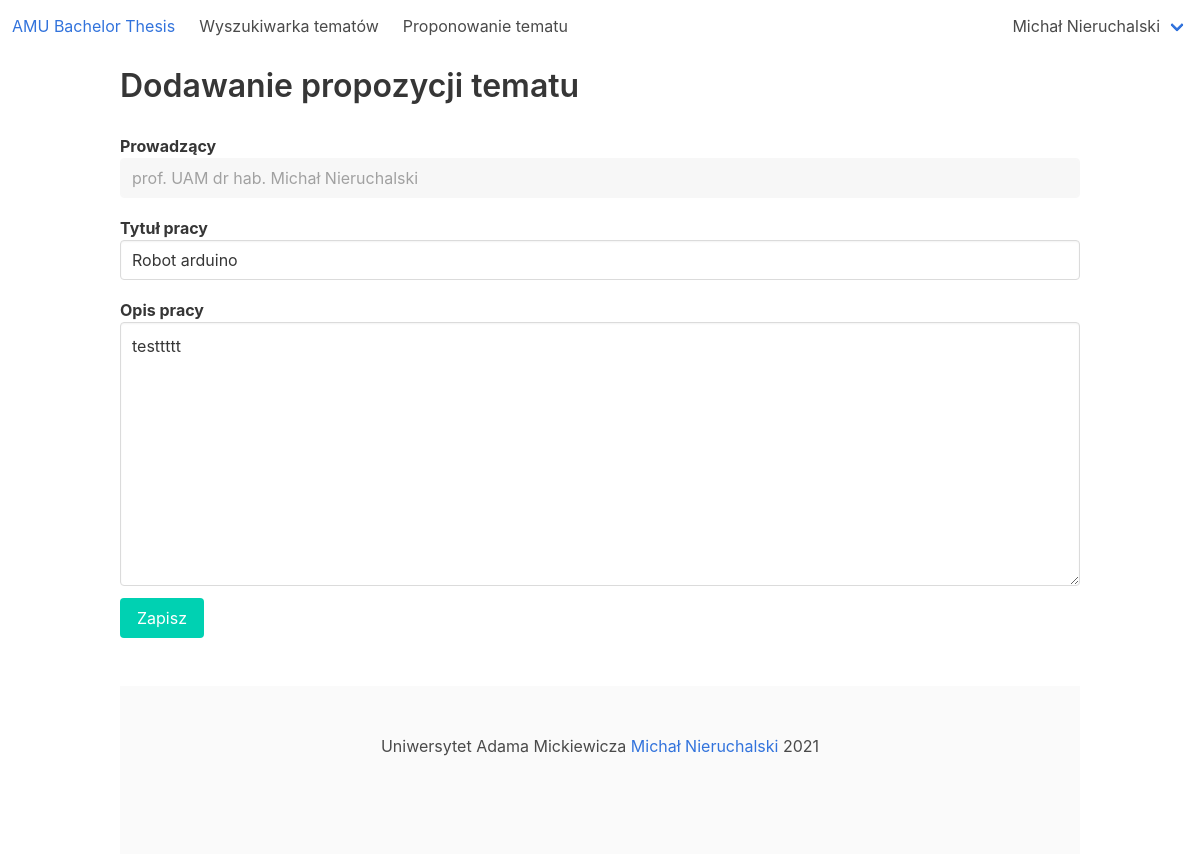
Page /amu_bachelor_thesis/thesis_proposition/1/edit (signed in) on the committed database.
### amu_bachelor_thesis_app/models.py (models this page shows, shortened)
class User(AbstractBaseUser, PermissionsMixin):
    USERNAME_FIELD = 'email'
    LECTURER = 1
    STUDENT = 2
    SUPERUSER = 3
    ROLE_CHOICES = (
        (LECTURER, 'Lecturer'),
        (STUDENT, 'Student'),
        (SUPERUSER, 'Superuser')
    )
    objects = CustomUserManager()
    role = models.PositiveSmallIntegerField(choices=ROLE_CHOICES, blank=False, null=False)
    email = models.EmailField('email address', blank=False, null=False, unique=True)
    def __str__(self):
        if self.role == User.STUDENT:
            return str(self.student)
        if self.role == User.LECTURER:
            return str(self.lecturer)
        return self.email
    def is_student(self):
        return self.role == User.STUDENT
    def is_lecturer(self):
        return self.role == User.LECTURER
    @property
    def is_superuser(self):
        return self.role == self.SUPERUSER

class Student(models.Model):
    first_name = models.CharField(max_length=180, blank=False, null=False)
    last_name = models.CharField(max_length=180, blank=False, null=False)
    album_number = models.CharField(max_length=6, blank=False, null=False)
    user = models.OneToOneField(User, on_delete=models.CASCADE, primary_key=True)
    def __str__(self):
        return self.first_name + ' ' + self.last_name

class ThesisProposition(models.Model):
    title = models.CharField(max_length=255, blank=False, null=False)
    description = models.CharField(max_length=4000, blank=True, null=True)
    created_at = models.DateTimeField(null=False)
    edited_at = models.DateTimeField(null=True)
    lecturer = models.ForeignKey(Lecturer, on_delete=models.CASCADE, null=False)
    student = models.ForeignKey(Student, on_delete=models.CASCADE, null=False)
    is_active = models.BooleanField(null=False)

class Lecturer(models.Model):
    first_name = models.CharField(max_length=180, blank=False, null=False)
    last_name = models.CharField(max_length=180, blank=False, null=False)
    degree = models.CharField(max_length=180, blank=True, null=True)
    interests = models.CharField(max_length=2000, blank=True, null=True)
    description = models.CharField(max_length=4000, blank=True, null=True)
    user = models.OneToOneField(User, on_delete=models.CASCADE, primary_key=True)
    @property
    def name_with_degree(self):
        return self.degree + ' ' + self.first_name + ' ' + self.last_name

### amu_bachelor_thesis_app/views/thesis_propositions_views.py (the view, shortened to what this page needs)
# urls.py: path('thesis_proposition/<int:thesis_proposition_id>/edit', thesis_propositions_views.edit_thesis_proposition, name='edit_thesis_proposition'),
@login_required
@user_passes_test(lambda user: user.is_student())
def edit_thesis_proposition(request, thesis_proposition_id):
    thesis_proposition = get_object_or_404(ThesisProposition, pk=thesis_proposition_id)
    if thesis_proposition.student != request.user.student:
        return HttpResponse('Permission denied', 403)
    if request.method == 'GET':
        lecturers = Lecturer.objects.all()
        return render(request,
                      'amu_bachelor_thesis_app/thesis_proposition/edit_thesis_proposition.html',
                      {'lecturers': lecturers, 'thesis_proposition': thesis_proposition})
    else:
        return HttpResponse('Method not allowed', status=405)

### amu_bachelor_thesis_app/templatetags/helpers.py (called while the page is built)
@register.simple_tag
def get_number_of_notifications(user):
    return user.notification_set.count()

@register.simple_tag
def has_notifications(user):
    return user.notification_set.filter(is_seen=False).count() == 0

### amu_bachelor_thesis_app/templates/amu_bachelor_thesis_app/thesis_proposition/edit_thesis_proposition.html (shortened to what this page needs)
{% extends 'amu_bachelor_thesis_app/base.html' %}
{% load lecturer %}
{% block content %}
    <h2 class="title">Dodawanie propozycji tematu</h2>
    <form method="post">
        <div class="field is-vertical">
            <div class="field-label is-normal has-text-left">
                <label class="label" for="thesis_proposition_lecturer_id">Prowadzący</label>
            </div>
            <div class="field-body">
                <div class="field">
                    <p class="control">
                        <select class="input" name="thesis_proposition_lecturer_id" id="thesis_title" disabled>
                            {% for lecturer in lecturers %}
                                <option {% if lecturer.user_id == thesis_proposition.lecturer_id %}selected{% endif %}
                                        value="{{ lecturer.user_id }}">{{ lecturer.name_with_degree }}</option>
                            {% endfor %}
                        </select>
                    </p>
                </div>
            </div>
        </div>
        <div class="field is-vertical">
            <div class="field-label is-normal has-text-left">
                <label class="label" for="thesis_proposition_title">Tytuł pracy</label>
            </div>
            <div class="field-body">
                <div class="field">
                    <p class="control">
                        <input type="text" class="input" name="thesis_proposition_title" id="thesis_proposition_title" required value="{{ thesis_proposition.title }}"/>
                    </p>
                </div>
            </div>
        </div>
        <div class="field is-vertical">
            <div class="field-label is-normal has-text-left">
                <label class="label" for="thesis_proposition_description">Opis pracy</label>
            </div>
            <div class="field-body">
                <div class="field">
                    <p class="control">
                        <textarea class="textarea" name="thesis_proposition_description" id="thesis_proposition_description" rows="10">{% if thesis_proposition.description %}{{ thesis_proposition.description }}{% endif %}</textarea>
                    </p>
                </div>
            </div>
        </div>
        <button class="button is-primary" type="submit">
            Zapisz
        </button>
    </form>
{% endblock %}

### amu_bachelor_thesis_app/templates/amu_bachelor_thesis_app/shell/navbar.html (shortened to what this page needs)
{% load lecturer %}
{% load helpers %}
<nav class="navbar" role="navigation">
    <div class="navbar-brand">
        <a class="navbar-item" href="{% url 'amu_bachelor_thesis:home' %}">
            <h1>AMU Bachelor Thesis</h1>
        </a>
    </div>
    <div id="navbarBasicExample" class="navbar-menu">
        <div class="navbar-start">
            {% if user.is_authenticated %}
                <a class="navbar-item" href="{% url 'amu_bachelor_thesis:search_engine' %}">Wyszukiwarka tematów</a>
            {% endif %}
            {% if user.is_student %}
                <a class="navbar-item" href="{% url 'amu_bachelor_thesis:manage_thesis_propositions' %}">Proponowanie tematu</a>
            {% endif %}
        </div>
    </div>
    <div class="navbar-end">
        <div class="navbar-end">
            {% if user.is_authenticated %}
                <div class="navbar-item has-dropdown is-hoverable">
                    <a class="navbar-link">{{ user }}</a>
                </div>
            {% endif %}
        </div>
    </div>
</nav>

### rows in the picture
User: role.last_name "Michał Nieruchalski"
ThesisProposition: thesis_proposition_lecturer_id "prof. UAM dr hab. Michał Nieruchalski", thesis_proposition_title "Robot arduino", thesis_proposition_description "testtttt"
